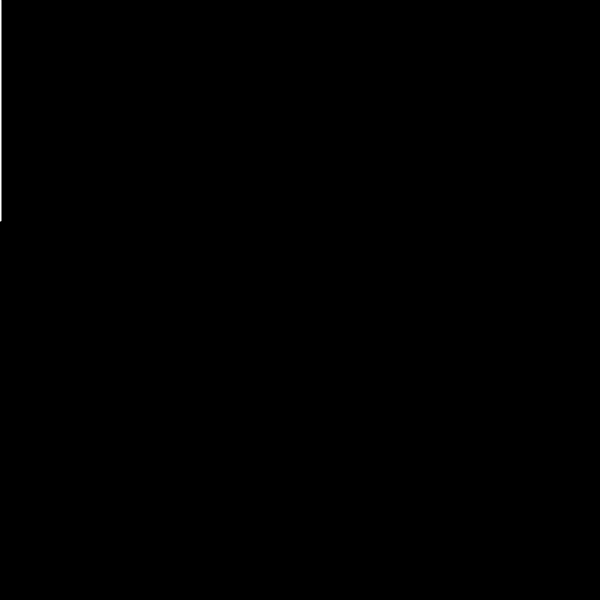
Frame 1 (no input)
Frame 60 (the mouse pressed at the canvas centre just before this capture): blank canvas, image omitted
Frame 120 (the mouse held since frame 60 and released just before this capture): blank canvas, image omitted

The Processing sketch that drew this single still picture (run headless with seeded random() and noise(); from frame 60 on, the mouse is pressed at the canvas centre):

// Processing sketch: oop_intro
// ── oop_intro.pde
Stepper line1;
Stepper line2;

int counter;

void setup() {
  size(600,600);
  counter = 0;
  
  line1 = new Stepper("right");
  line2 = new Stepper("left");
}


void draw() {
  
  background(0);
  line1.display(200 + counter,1);
  line2.display(220,2);
  
  counter = counter + 1;
  
  if(counter > height) {
    counter = 0;
  }

  
}
// ── Stepper.pde
class Stepper {

  int stepSize = 0;
  float increment = random(2, 5);
  String dir;
  
  Stepper(String direction) {
    dir = direction;
  }
  
  void display(int ypos,float lineThickness) {

    stroke(255);
    strokeWeight(lineThickness);
    line(stepSize, stepSize/2, stepSize, ypos);

    if (dir == "right") {
      stepSize = stepSize + int(increment);

      if (stepSize > width) {
        stepSize = 0;
      }
    }
    
    
    if (dir == "left") {
      stepSize = stepSize - int(increment);

      if (stepSize < 0) {
        stepSize = width;
      }
    }
    
    
  }
}
